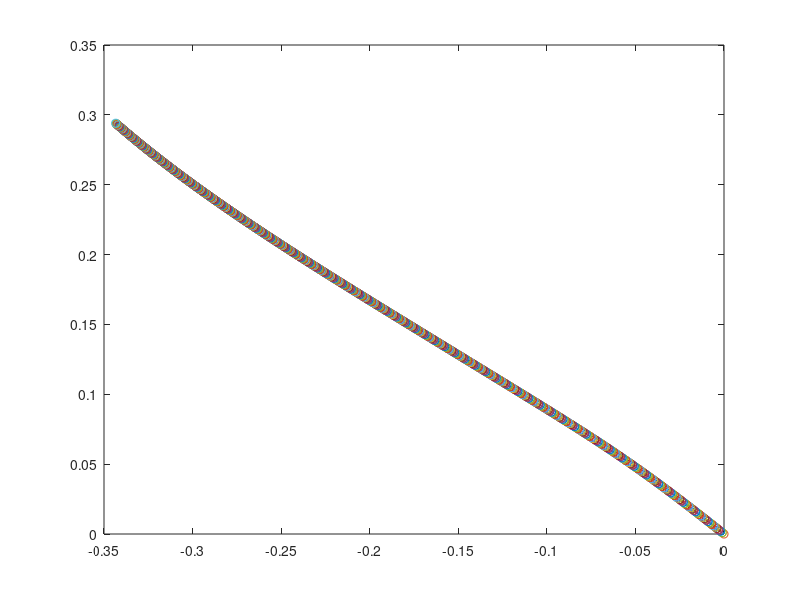

Recreate this plot in MATLAB.
% Adam para o caso de sistema linear subdeterminado
clear all;
randn('state',0);
N = 10;
Nit = 500;
X = randn(N,2*N);
S = sign(randn(N,1));
w = (X'/(X*X'))*S;      % optimal solution
w1 = zeros(2*N,1);      % initial weights
%passo = 0.1;
passo = 0.001
%-----------------------------
% parameters
beta_1 = 0.9;
beta_2 = 0.999;
e = 1e-8;
m = v = m_hat = v_hat = zeros(2*N,1);
%-----------------------------
% loop
for it=2:Nit,
    g = X'*X*w1(:,it-1)-X'*S;
    m = beta_1*m + (1-beta_1)*g;
    v = beta_2*v + (1-beta_2)*g.^2;
    m_hat = m / (1 - beta_1^(it-1));
    v_hat = v / (1 - beta_2^(it-1));
    w1(:,it) = w1(:,it-1) - passo./(sqrt(v_hat) + e) .* m_hat;
    %w1(:,it) = w1(:,it-1) - (passo/sqrt(it))*(X'*X*w1(:,it-1)-X'*S);
end
%-----------------------------
% plot weights
figure(1);
title('Stochastic Gradient Descent');
for it = 1:(Nit-1),
    plot([w1(1,it);w1(1,it+1)],[w1(2,it);w1(2,it+1)]);hold on;
    plot(w1(1,it),w1(2,it),'o');
    plot(w1(1,it+1),w1(2,it+1),'o');
end
hold off;
disp('[Minimum Norm Solution Obtained solution]');
disp([w w1(:,Nit)]);
[S X*w X*w1(:,Nit)]
%-----------------------------
% save figure
path = strcat('../figures/Q1/adam_under_step_', num2str(passo), '.png');
saveas(gcf, path);
